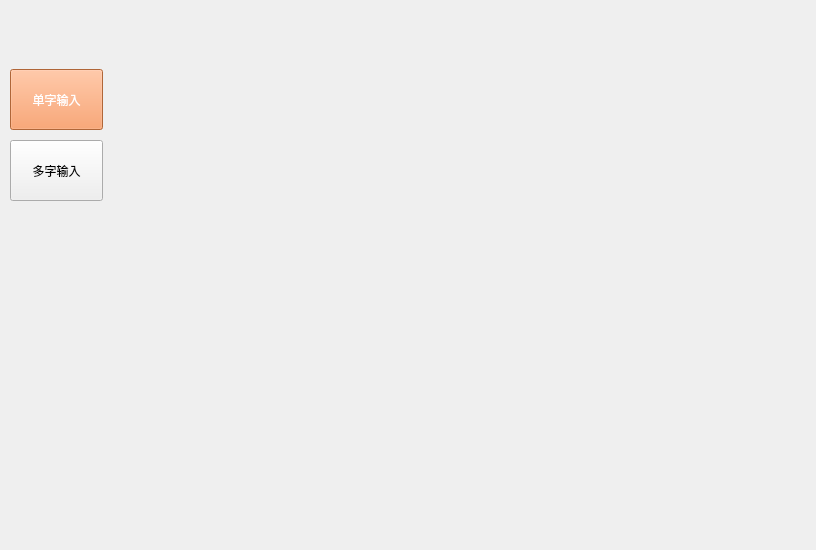
<?xml version="1.0" encoding="UTF-8"?>
<ui version="4.0">
 <class>MainWindow</class>
 <widget class="QMainWindow" name="MainWindow">
  <property name="geometry">
   <rect>
    <x>0</x>
    <y>0</y>
    <width>816</width>
    <height>550</height>
   </rect>
  </property>
  <property name="sizePolicy">
   <sizepolicy hsizetype="Fixed" vsizetype="Fixed">
    <horstretch>0</horstretch>
    <verstretch>0</verstretch>
   </sizepolicy>
  </property>
  <property name="windowTitle">
   <string>MainWindow</string>
  </property>
  <widget class="QWidget" name="centralwidget">
   <widget class="QStackedWidget" name="stackedWidget">
    <property name="geometry">
     <rect>
      <x>110</x>
      <y>70</y>
      <width>650</width>
      <height>500</height>
     </rect>
    </property>
    <property name="sizePolicy">
     <sizepolicy hsizetype="Fixed" vsizetype="Fixed">
      <horstretch>0</horstretch>
      <verstretch>0</verstretch>
     </sizepolicy>
    </property>
    <property name="minimumSize">
     <size>
      <width>650</width>
      <height>500</height>
     </size>
    </property>
    <property name="maximumSize">
     <size>
      <width>650</width>
      <height>500</height>
     </size>
    </property>
    <property name="currentIndex">
     <number>-1</number>
    </property>
   </widget>
   <widget class="QPushButton" name="m_singleWidgetButton">
    <property name="geometry">
     <rect>
      <x>10</x>
      <y>69</y>
      <width>93</width>
      <height>61</height>
     </rect>
    </property>
    <property name="styleSheet">
     <string notr="true"> color: #FFFFFF;background-color: #F78F4F;
</string>
    </property>
    <property name="text">
     <string>单字输入</string>
    </property>
   </widget>
   <widget class="QPushButton" name="m_multiWidgetButton">
    <property name="geometry">
     <rect>
      <x>10</x>
      <y>140</y>
      <width>93</width>
      <height>61</height>
     </rect>
    </property>
    <property name="styleSheet">
     <string notr="true"/>
    </property>
    <property name="text">
     <string>多字输入</string>
    </property>
   </widget>
  </widget>
 </widget>
 <resources/>
 <connections/>
</ui>
